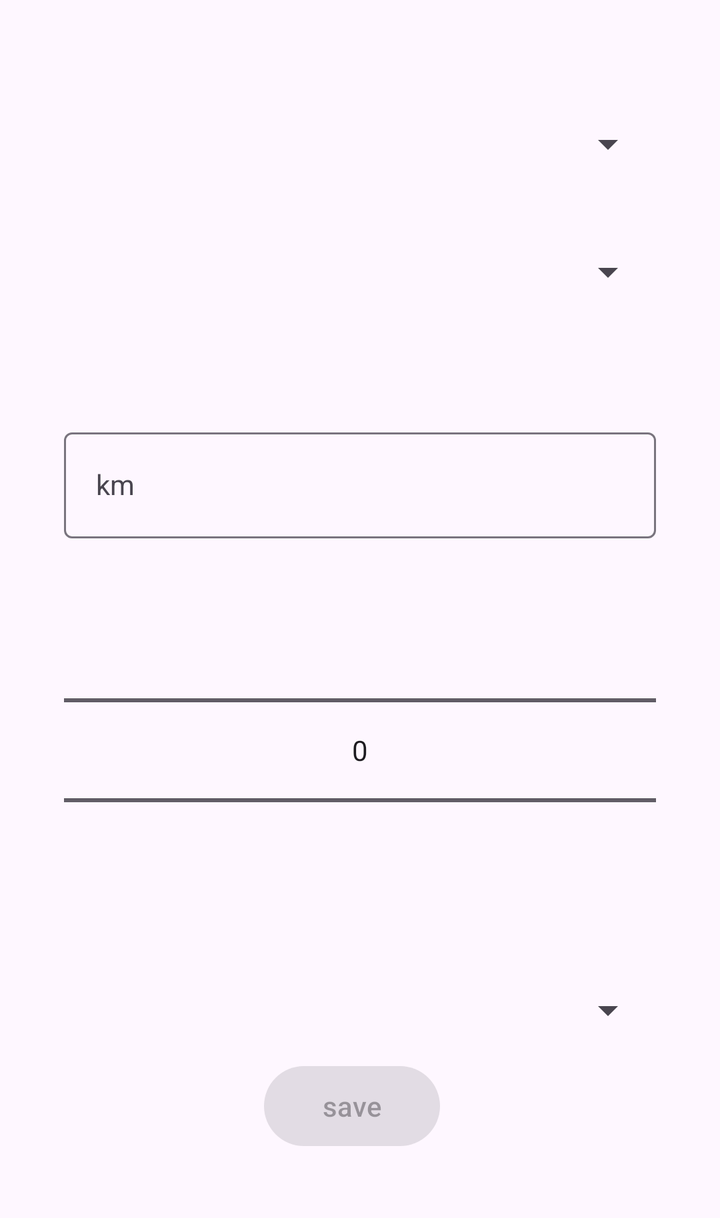
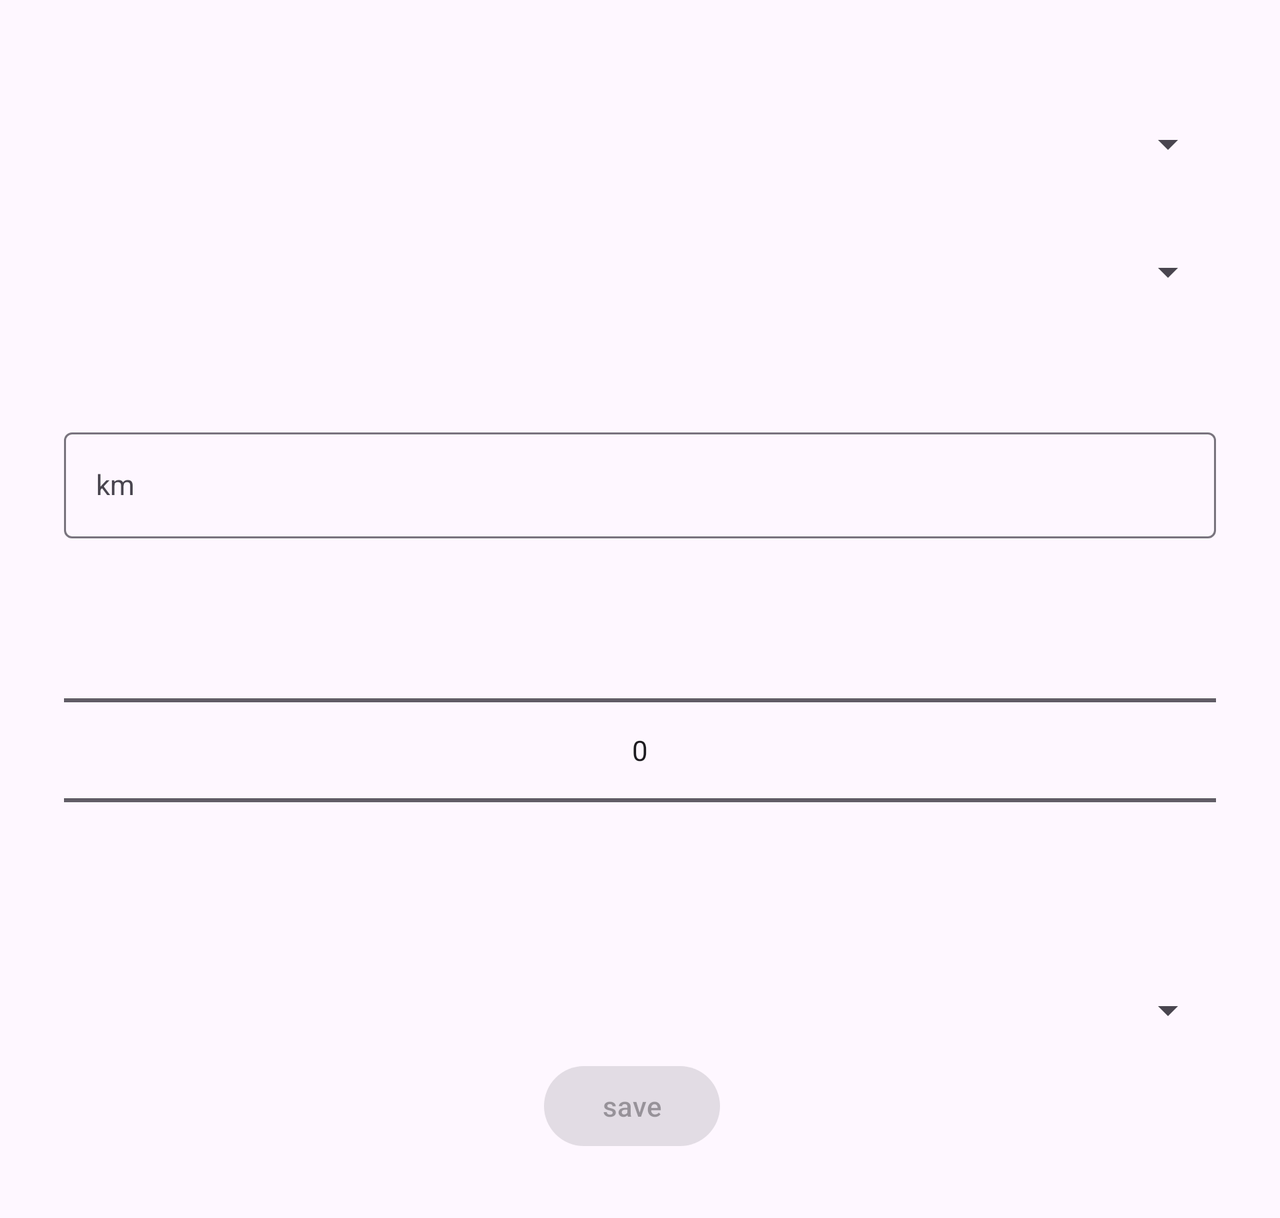

One screen, two layout resources from the same app: the default and the repository's alternative for another configuration. Each is rendered where Android would select it; the XML of both is given below.
<!-- AndroidManifest.xml: application theme Theme.Garage -->
<!-- res/layout/fragment_add_edit_car.xml -->
<?xml version="1.0" encoding="utf-8"?>
<layout xmlns:android="http://schemas.android.com/apk/res/android"
    xmlns:app="http://schemas.android.com/apk/res-auto">

    <data>
        <variable
            name="sharedViewModel"
            type="com.example.garage.viewmodel.CarViewModel" />
    </data>

    <androidx.constraintlayout.widget.ConstraintLayout
        android:layout_width="match_parent"
        android:layout_height="wrap_content"
        android:layout_margin="16dp"
        android:padding="16dp">

        <Spinner
            android:id="@+id/model_input"
            android:layout_width="match_parent"
            android:layout_height="48dp"
            android:inputType="textAutoComplete"
            android:layout_marginTop="16dp"
            app:layout_constraintTop_toTopOf="parent"
            app:layout_constraintStart_toStartOf="parent"
            app:layout_constraintEnd_toEndOf="parent"/>

        <Spinner
            android:id="@+id/displacement_spinner"
            android:layout_width="0dp"
            android:layout_height="48dp"
            android:layout_marginTop="16dp"
            app:layout_constraintStart_toStartOf="parent"
            app:layout_constraintEnd_toEndOf="parent"
            app:layout_constraintTop_toBottomOf="@id/model_input" />

        <TextView
            android:id="@+id/brand"
            android:layout_width="0dp"
            android:layout_height="wrap_content"
            android:text="@{sharedViewModel.selectedBrand}"
            app:layout_constraintStart_toStartOf="parent"
            app:layout_constraintEnd_toEndOf="parent"
            android:textAppearance="@style/TextAppearance.AppCompat.Body1"
            app:layout_constraintTop_toBottomOf="@id/displacement_spinner"
            android:layout_marginTop="16dp"/>


        <com.google.android.material.textfield.TextInputLayout
            android:id="@+id/km"
            android:layout_width="0dp"
            android:layout_height="wrap_content"
            android:hint="@string/km"
            android:layout_marginTop="16dp"
            app:layout_constraintStart_toStartOf="parent"
            app:layout_constraintEnd_toEndOf="parent"
            app:layout_constraintTop_toBottomOf="@id/brand">

            <com.google.android.material.textfield.TextInputEditText
                android:id="@+id/km_input"
                android:maxLength="7"
                android:inputType="numberDecimal"
                android:layout_width="match_parent"
                android:textAppearance="@style/TextAppearance.AppCompat.Body1"
                android:layout_height="wrap_content" />

        </com.google.android.material.textfield.TextInputLayout>

        <NumberPicker
            android:id="@+id/year_picker"
            android:layout_width="0dp"
            android:layout_height="wrap_content"
            android:layout_marginTop="16dp"
            app:layout_constraintStart_toStartOf="parent"
            app:layout_constraintEnd_toEndOf="parent"
            android:descendantFocusability="blocksDescendants"
            app:layout_constraintTop_toBottomOf="@id/km" />

        <Spinner
            android:id="@+id/power_supply_spinner"
            android:layout_width="match_parent"
            android:layout_height="48dp"
            android:layout_marginTop="16dp"
            app:layout_constraintTop_toBottomOf="@id/year_picker"
            app:layout_constraintStart_toStartOf="parent"
            app:layout_constraintEnd_toEndOf="parent" />

        <LinearLayout
            android:layout_width="0dp"
            android:layout_height="wrap_content"
            android:orientation="horizontal"
            app:layout_constraintTop_toBottomOf="@id/power_supply_spinner"
            app:layout_constraintBottom_toBottomOf="parent"
            app:layout_constraintStart_toStartOf="parent"
            app:layout_constraintEnd_toEndOf="parent"
            android:gravity="center">

            <com.google.android.material.button.MaterialButton
                android:id="@+id/save_btn"
                android:layout_width="wrap_content"
                android:layout_height="wrap_content"
                android:text="@string/save"
                android:enabled="false"
                android:layout_marginEnd="8dp" />

            <com.google.android.material.button.MaterialButton
                android:id="@+id/delete_btn"
                android:layout_width="wrap_content"
                android:layout_height="wrap_content"
                android:layout_marginStart="8dp"
                android:text="@string/delete"
                android:visibility="gone" />

        </LinearLayout>
    </androidx.constraintlayout.widget.ConstraintLayout>

</layout>
<!-- resources referenced by this layout -->
<resources>
  <string name="delete">delete</string>
  <string name="km">km</string>
  <string name="save">save</string>
  <style name="Theme.Garage" parent="Base.Theme.Garage" />
  <style name="Base.Theme.Garage" parent="Theme.Material3.DayNight">
          
          
      </style>
</resources>
<!-- res/layout-land/fragment_add_edit_car.xml (the repository's variant of the layout above) -->
<!-- drawn on the phone turned sideways -->
<?xml version="1.0" encoding="utf-8"?>
<layout xmlns:android="http://schemas.android.com/apk/res/android"
    xmlns:app="http://schemas.android.com/apk/res-auto">

    <data>
        <variable
            name="sharedViewModel"
            type="com.example.garage.viewmodel.CarViewModel" />
    </data>

    <ScrollView
        android:layout_width="match_parent"
        android:layout_height="match_parent">

    <androidx.constraintlayout.widget.ConstraintLayout
        android:layout_width="match_parent"
        android:layout_height="wrap_content"
        android:layout_margin="16dp"
        android:padding="16dp">

        <Spinner
            android:id="@+id/model_input"
            android:layout_width="match_parent"
            android:layout_height="48dp"
            android:inputType="textAutoComplete"
            android:layout_marginTop="16dp"
            app:layout_constraintTop_toTopOf="parent"
            app:layout_constraintStart_toStartOf="parent"
            app:layout_constraintEnd_toEndOf="parent"/>

        <Spinner
            android:id="@+id/displacement_spinner"
            android:layout_width="0dp"
            android:layout_height="48dp"
            android:layout_marginTop="16dp"
            app:layout_constraintStart_toStartOf="parent"
            app:layout_constraintEnd_toEndOf="parent"
            app:layout_constraintTop_toBottomOf="@id/model_input" />

        <TextView
            android:id="@+id/brand"
            android:layout_width="0dp"
            android:layout_height="wrap_content"
            android:text="@{sharedViewModel.selectedBrand.toString()}"
            app:layout_constraintStart_toStartOf="parent"
            app:layout_constraintEnd_toEndOf="parent"
            android:textAppearance="@style/TextAppearance.AppCompat.Body1"
            app:layout_constraintTop_toBottomOf="@id/displacement_spinner"
            android:layout_marginTop="16dp"/>


        <com.google.android.material.textfield.TextInputLayout
            android:id="@+id/km"
            android:layout_width="0dp"
            android:layout_height="wrap_content"
            android:hint="@string/km"
            android:layout_marginTop="16dp"
            app:layout_constraintStart_toStartOf="parent"
            app:layout_constraintEnd_toEndOf="parent"
            app:layout_constraintTop_toBottomOf="@id/brand">

            <com.google.android.material.textfield.TextInputEditText
                android:id="@+id/km_input"
                android:inputType="numberDecimal"
                android:layout_width="match_parent"
                android:maxLength="7"
                android:textAppearance="@style/TextAppearance.AppCompat.Body1"
                android:layout_height="wrap_content" />

        </com.google.android.material.textfield.TextInputLayout>

        <NumberPicker
            android:id="@+id/year_picker"
            android:layout_width="0dp"
            android:layout_height="wrap_content"
            android:layout_marginTop="16dp"
            app:layout_constraintStart_toStartOf="parent"
            app:layout_constraintEnd_toEndOf="parent"
            android:descendantFocusability="blocksDescendants"
            app:layout_constraintTop_toBottomOf="@id/km" />

        <Spinner
            android:id="@+id/power_supply_spinner"
            android:layout_width="match_parent"
            android:layout_height="48dp"
            android:layout_marginTop="16dp"
            app:layout_constraintTop_toBottomOf="@id/year_picker"
            app:layout_constraintStart_toStartOf="parent"
            app:layout_constraintEnd_toEndOf="parent" />

        <LinearLayout
            android:layout_width="0dp"
            android:layout_height="wrap_content"
            android:orientation="horizontal"
            app:layout_constraintTop_toBottomOf="@id/power_supply_spinner"
            app:layout_constraintBottom_toBottomOf="parent"
            app:layout_constraintStart_toStartOf="parent"
            app:layout_constraintEnd_toEndOf="parent"
            android:gravity="center">

            <com.google.android.material.button.MaterialButton
                android:id="@+id/save_btn"
                android:layout_width="wrap_content"
                android:layout_height="wrap_content"
                android:text="@string/save"
                android:enabled="false"
                android:layout_marginEnd="8dp" />

            <com.google.android.material.button.MaterialButton
                android:id="@+id/delete_btn"
                android:layout_width="wrap_content"
                android:layout_height="wrap_content"
                android:layout_marginStart="8dp"
                android:text="@string/delete"
                android:visibility="gone" />

        </LinearLayout>
    </androidx.constraintlayout.widget.ConstraintLayout>
    </ScrollView>

</layout>
